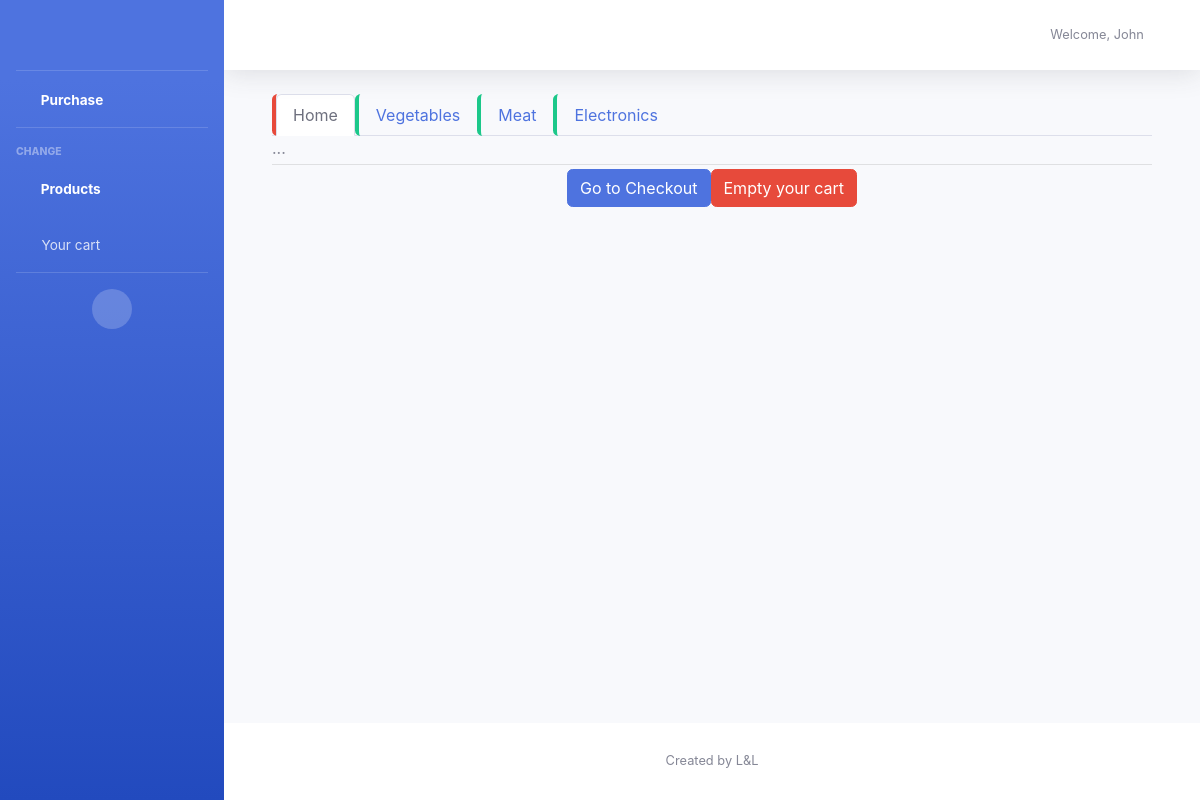
Page /fingerprintData/customer@example.com/fingerprint_access/purchase/ on the committed database.
### fingerprintData/models.py (models this page shows, shortened)
class Customer(models.Model):
    customer_email = models.EmailField(primary_key=True)
    customer_password = models.CharField(max_length=16)
    customer_name = models.CharField(max_length=50)
    customer_surname = models.CharField(max_length=50)
    customer_fingerprint= models.ForeignKey('Fingerprint', on_delete=models.PROTECT)
    customer_register_date = models.DateField(default=timezone.now)
    customer_admin = models.BooleanField(default=False)

class Type(models.Model):
    type_id = models.AutoField(primary_key=True)
    type_description = models.CharField(max_length=200, blank=False, unique=True)
    def __str__(self):
        return self.type_description

### fingerprintData/views.py (the view)
# urls.py: path('<str:customer_email>/fingerprint_access/purchase/', views.purchase.as_view(), name='purchase'),
class purchase(View):
    def get(self, request, customer_email):
        customer = get_object_or_404(Customer, pk=customer_email, customer_admin=False)
        type_list = Type.objects.all()
        product_list = Product.objects.all()
        template = 'fingerprintData/purchase.html'
        return render(request, template, {'customer': customer,
                                          'types': type_list,
                                          'products': product_list})

### fingerprintData/templates/fingerprintData/purchase.html (shortened to what this page needs)
{% extends 'fingerprintData/page_template.html' %}
{% block activetitle %}Purchase{% endblock activetitle %}
{% block navlinks %}
    <li class="nav-item active">
        <a class="nav-link " href="javascript:void(0)" id="products-nav">
            <i class="fas fa-fw fa-folder"></i>
            <span> Products </span>
        </a>
    </li>
    <li class="nav-item">
        <a class="nav-link" href="javascript:void(0)" id="cart-nav">
            <i class="fas fa-fw fa-folder"></i>
            <span> Your cart </span>
        </a>
    </li>
{% endblock navlinks %}
{% block topbar %}
    <ul class="navbar-nav ml-auto">
        <li class="nav-item dropdown arrow ">
            <a class="nav-link dropdown-toggle" href="#" id="userDropdown" role="button"
               data-toggle="dropdown" aria-haspopup="true" aria-expanded="false">
                <span class="mr-2 d-lg-inline text-gray-600 small">Welcome, {{ customer.customer_name }}</span>
            </a>
        </li>
    </ul>
{% endblock topbar %}
{% block content %}
    {% load static %}
    {% block extracss %}
        <link href="{% static 'css/purchase.css' %}" rel="stylesheet" type="text/css">
    {% endblock %}
    {% if types %}
        <div class="container mx-0" id="purchase-panel">
            <ul class="nav nav-tabs" id="myTab" role="tablist">
                <li class="nav-item border-left-danger rounded">
                    <a class="nav-link active " id="home-tab" data-toggle="tab" href="#home" role="tab"
                       aria-controls="home"
                       aria-selected="true">Home</a>
                </li>
                {% for type in types %}
                    <li class="nav-item border-left-success rounded">
                        <a class="nav-link"
                           id="{{ type }}-tab"
                           data-toggle="tab"
                           href="#{{ type }}"
                           role="tab"
                           aria-controls="{{ type }}"
                           aria-selected="false">{{ type }}
                        </a>
                    </li>
                {% endfor %}
            </ul>
            <div class="tab-content" id="myTabContent">
                <div class="tab-pane fade show active" id="home" role="tabpanel" aria-labelledby="home-tab">...
                </div>
            </div>
            <hr class="sidebar-divider my-1">
            <div class="row justify-content-center text-center">
                <button id="checkout-btn" class="btn btn-primary"> Go to Checkout</button>
                <button id="empty-cart" class="btn btn-danger"> Empty your cart</button>
            </div>
        </div>
    {% endif %}
{% endblock content %}

### rows in the picture
Customer: customer_name "John"
Type: type_description "Vegetables"
Type: type_description "Meat"
Type: type_description "Electronics"
